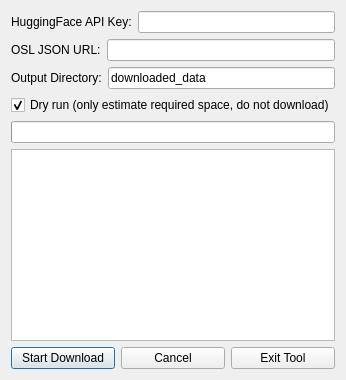
<?xml version="1.0" encoding="UTF-8"?>
<ui version="4.0">
 <class>DownloaderDialog</class>
 <widget class="QDialog" name="DownloaderDialog">
  <property name="windowTitle">
   <string>Download OSL Dataset from HuggingFace</string>
  </property>
  <layout class="QVBoxLayout" name="verticalLayout">
   <item>
    <layout class="QHBoxLayout" name="apiKeyLayout">
     <item>
      <widget class="QLabel" name="labelApiKey">
       <property name="text">
        <string>HuggingFace API Key:</string>
       </property>
      </widget>
     </item>
     <item>
      <widget class="QLineEdit" name="lineEditApiKey">
      </widget>
     </item>
    </layout>
   </item>
   <item>
    <layout class="QHBoxLayout" name="urlLayout">
     <item>
      <widget class="QLabel" name="labelUrl">
       <property name="text">
        <string>OSL JSON URL:</string>
       </property>
      </widget>
     </item>
     <item>
      <widget class="QLineEdit" name="lineEditUrl"/>
     </item>
    </layout>
   </item>
   <item>
    <layout class="QHBoxLayout" name="outputDirLayout">
     <item>
      <widget class="QLabel" name="labelOutputDir">
       <property name="text">
        <string>Output Directory:</string>
       </property>
      </widget>
     </item>
     <item>
      <widget class="QLineEdit" name="lineEditOutputDir">
       <property name="text">
        <string>downloaded_data</string>
       </property>
      </widget>
     </item>
    </layout>
   </item>
   <item>
    <widget class="QCheckBox" name="checkBoxDryRun">
     <property name="text">
      <string>Dry run (only estimate required space, do not download)</string>
     </property>
     <property name="checked">
      <bool>true</bool>
     </property>
    </widget>
   </item>
   <item>
    <widget class="QProgressBar" name="progressBar"/>
   </item>
   <item>
    <widget class="QTextEdit" name="textEditLog">
     <property name="readOnly">
      <bool>true</bool>
     </property>
     <property name="maximumHeight">
      <number>150</number>
     </property>
    </widget>
   </item>
   <item>
    <layout class="QHBoxLayout" name="buttonLayout">
     <item>
      <widget class="QPushButton" name="pushButtonDownload">
       <property name="text">
        <string>Start Download</string>
       </property>
      </widget>
     </item>
     <item>
      <widget class="QPushButton" name="pushButtonCancel">
       <property name="text">
        <string>Cancel</string>
       </property>
      </widget>
     </item>
     <item>
      <widget class="QPushButton" name="pushButtonExit">
       <property name="text">
        <string>Exit Tool</string>
       </property>
      </widget>
     </item>
    </layout>
   </item>
  </layout>
 </widget>
 <resources/>
 <connections/>
</ui>
